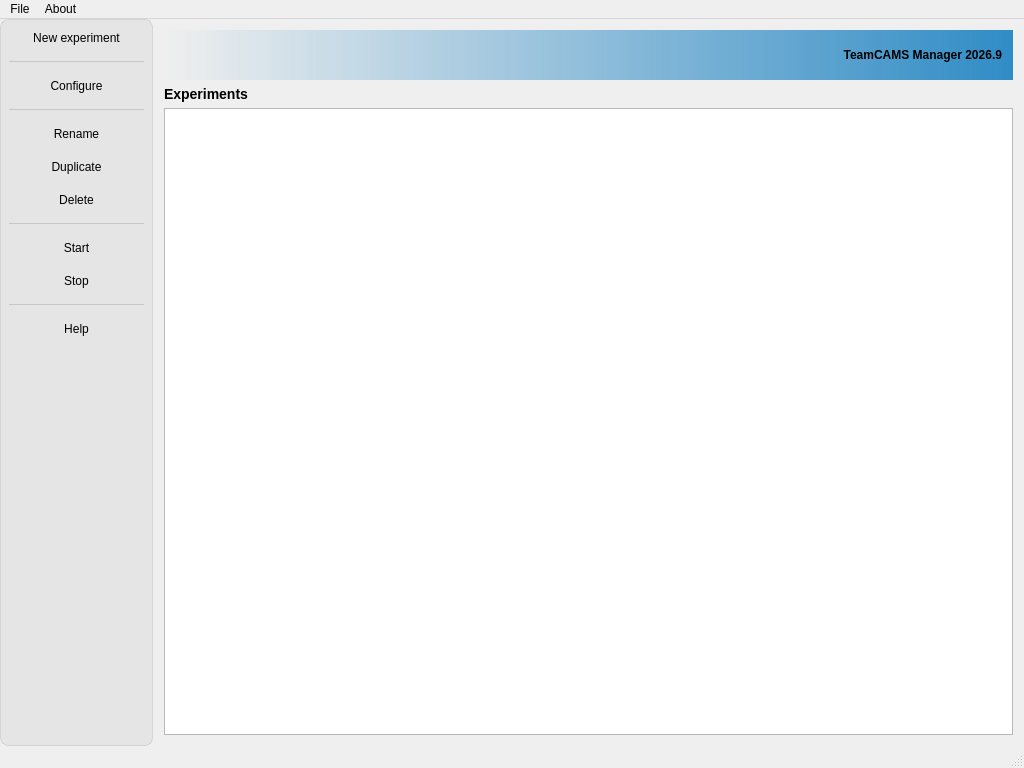
<?xml version="1.0" encoding="UTF-8"?>
<ui version="4.0">
 <class>MainWindow</class>
 <widget class="QMainWindow" name="MainWindow">
  <property name="geometry">
   <rect>
    <x>0</x>
    <y>0</y>
    <width>1024</width>
    <height>768</height>
   </rect>
  </property>
  <property name="windowIcon">
   <iconset resource="../resources.qrc">
    <normaloff>:/images/icon.png</normaloff>:/images/icon.png</iconset>
  </property>
  <widget class="QWidget" name="centralWidget">
   <layout class="QGridLayout" name="gridLayout">
    <item row="2" column="0">
     <widget class="QTableView" name="tableView"/>
    </item>
    <item row="1" column="0">
     <widget class="QLabel" name="label">
      <property name="text">
       <string>&lt;html&gt;&lt;head/&gt;&lt;body&gt;&lt;p&gt;&lt;h3&gt;Experiments&lt;/h3&gt;&lt;/p&gt;&lt;/body&gt;&lt;/html&gt;</string>
      </property>
      <property name="textFormat">
       <enum>Qt::TextFormat::MarkdownText</enum>
      </property>
     </widget>
    </item>
    <item row="0" column="0">
     <widget class="QWidget" name="widget" native="true">
      <property name="minimumSize">
       <size>
        <width>0</width>
        <height>50</height>
       </size>
      </property>
      <property name="styleSheet">
       <string notr="true">    background: qlineargradient(   spread:pad,  x1:0, y1:0, x2:1, y2:0,  stop:0 rgba(0, 0, 0, 0),   stop:1 palette(highlight));</string>
      </property>
      <layout class="QHBoxLayout" name="horizontalLayout">
       <item>
        <widget class="QLabel" name="label_2">
         <property name="font">
          <font>
           <bold>true</bold>
          </font>
         </property>
         <property name="autoFillBackground">
          <bool>false</bool>
         </property>
         <property name="styleSheet">
          <string notr="true">background: transparent;</string>
         </property>
         <property name="text">
          <string>TeamCAMS Manager 2026.9</string>
         </property>
         <property name="scaledContents">
          <bool>true</bool>
         </property>
         <property name="alignment">
          <set>Qt::AlignmentFlag::AlignRight|Qt::AlignmentFlag::AlignTrailing|Qt::AlignmentFlag::AlignVCenter</set>
         </property>
        </widget>
       </item>
      </layout>
     </widget>
    </item>
   </layout>
  </widget>
  <widget class="QMenuBar" name="menuBar">
   <property name="geometry">
    <rect>
     <x>0</x>
     <y>0</y>
     <width>1024</width>
     <height>23</height>
    </rect>
   </property>
   <widget class="QMenu" name="menuExperiments">
    <property name="title">
     <string>File</string>
    </property>
    <addaction name="separator"/>
    <addaction name="actionNew_Experiment"/>
    <addaction name="separator"/>
    <addaction name="actionImport_experiments"/>
    <addaction name="actionExport_experiments"/>
    <addaction name="separator"/>
    <addaction name="actionSettings"/>
    <addaction name="separator"/>
    <addaction name="actionQuit"/>
   </widget>
   <widget class="QMenu" name="menuAbot">
    <property name="title">
     <string>About</string>
    </property>
    <addaction name="actionAbout"/>
    <addaction name="actionHelp"/>
    <addaction name="separator"/>
    <addaction name="actionRun_tests"/>
   </widget>
   <addaction name="menuExperiments"/>
   <addaction name="menuAbot"/>
  </widget>
  <widget class="QToolBar" name="mainToolBar">
   <property name="sizePolicy">
    <sizepolicy hsizetype="Fixed" vsizetype="Preferred">
     <horstretch>0</horstretch>
     <verstretch>0</verstretch>
    </sizepolicy>
   </property>
   <property name="font">
    <font>
     <bold>false</bold>
    </font>
   </property>
   <property name="styleSheet">
    <string notr="true">QToolBar {
    background-color: rgba(128, 128, 128, 0.1); 
    border: 1px solid rgba(128, 128, 128, 0.2);
    border-radius: 8px;
    padding: 4px;
    spacing: 6px;
}


QToolBar QToolButton {
    background-color: transparent;
    border: none;
    border-radius: 4px;
    padding: 6px;
    width: 100%;
   min-width: 130px; 
   padding: 5px;
}

QToolBar QToolButton:hover {
    background-color: rgba(128, 128, 128, 0.25);
}

QToolBar QToolButton:pressed, QToolBar QToolButton:checked {
    background-color: rgba(128, 128, 128, 0.4);
}

QToolBar::separator {
    width: 1px;
    height: 1px;
    background-color: rgba(128, 128, 128, 0.3);
    margin: 4px;
}
</string>
   </property>
   <property name="movable">
    <bool>false</bool>
   </property>
   <property name="toolButtonStyle">
    <enum>Qt::ToolButtonStyle::ToolButtonTextUnderIcon</enum>
   </property>
   <property name="floatable">
    <bool>false</bool>
   </property>
   <attribute name="toolBarArea">
    <enum>LeftToolBarArea</enum>
   </attribute>
   <attribute name="toolBarBreak">
    <bool>false</bool>
   </attribute>
   <addaction name="actionNew_Experiment"/>
   <addaction name="separator"/>
   <addaction name="actionEdit_Experiment"/>
   <addaction name="separator"/>
   <addaction name="actionRename_Experiment"/>
   <addaction name="actionDuplicate_Experiment"/>
   <addaction name="actionDelete_Experiment"/>
   <addaction name="separator"/>
   <addaction name="actionStart"/>
   <addaction name="actionStop"/>
   <addaction name="separator"/>
   <addaction name="actionHelp"/>
  </widget>
  <widget class="QStatusBar" name="statusBar">
   <property name="sizePolicy">
    <sizepolicy hsizetype="Expanding" vsizetype="Preferred">
     <horstretch>0</horstretch>
     <verstretch>0</verstretch>
    </sizepolicy>
   </property>
   <property name="minimumSize">
    <size>
     <width>0</width>
     <height>0</height>
    </size>
   </property>
   <property name="toolTip">
    <string/>
   </property>
   <property name="autoFillBackground">
    <bool>false</bool>
   </property>
   <property name="sizeGripEnabled">
    <bool>true</bool>
   </property>
  </widget>
  <action name="actionOpen_experiment$_manager">
   <property name="text">
    <string>Toggle experiment manager window</string>
   </property>
   <property name="toolTip">
    <string>Show/Hide the experiment manager window</string>
   </property>
  </action>
  <action name="actionQuit">
   <property name="icon">
    <iconset resource="../resources.qrc">
     <normaloff>:/images/system-log-out.png</normaloff>:/images/system-log-out.png</iconset>
   </property>
   <property name="text">
    <string>Quit</string>
   </property>
  </action>
  <action name="actionNew_Experiment">
   <property name="icon">
    <iconset resource="../resources.qrc">
     <normaloff>:/images/list-add.png</normaloff>:/images/list-add.png</iconset>
   </property>
   <property name="text">
    <string>New experiment</string>
   </property>
   <property name="toolTip">
    <string>Create a new experiment</string>
   </property>
  </action>
  <action name="actionEdit_Experiment">
   <property name="icon">
    <iconset resource="../resources.qrc">
     <normaloff>:/images/system-run.png</normaloff>:/images/system-run.png</iconset>
   </property>
   <property name="text">
    <string>Configure</string>
   </property>
   <property name="toolTip">
    <string>View or edit experiment details</string>
   </property>
  </action>
  <action name="actionDelete_Experiment">
   <property name="icon">
    <iconset resource="../resources.qrc">
     <normaloff>:/images/edit-delete.png</normaloff>:/images/edit-delete.png</iconset>
   </property>
   <property name="text">
    <string>Delete</string>
   </property>
   <property name="toolTip">
    <string>Delete selected experiment</string>
   </property>
  </action>
  <action name="actionRename_Experiment">
   <property name="icon">
    <iconset resource="../resources.qrc">
     <normaloff>:/images/File.png</normaloff>:/images/File.png</iconset>
   </property>
   <property name="text">
    <string>Rename</string>
   </property>
   <property name="toolTip">
    <string>Rename selected experiment</string>
   </property>
  </action>
  <action name="actionAbout">
   <property name="text">
    <string>About TeamCAMS</string>
   </property>
  </action>
  <action name="actionStart">
   <property name="icon">
    <iconset resource="../resources.qrc">
     <normaloff>:/images/media-playback-start.png</normaloff>:/images/media-playback-start.png</iconset>
   </property>
   <property name="text">
    <string>Start</string>
   </property>
   <property name="toolTip">
    <string>Start selected experiment</string>
   </property>
  </action>
  <action name="actionStop">
   <property name="icon">
    <iconset resource="../resources.qrc">
     <normaloff>:/images/media-playback-stop.png</normaloff>:/images/media-playback-stop.png</iconset>
   </property>
   <property name="text">
    <string>Stop</string>
   </property>
   <property name="toolTip">
    <string>Stop selected experiment</string>
   </property>
  </action>
  <action name="actionRun_tests">
   <property name="text">
    <string>Run automated tests</string>
   </property>
  </action>
  <action name="actionDuplicate_Experiment">
   <property name="icon">
    <iconset resource="../resources.qrc">
     <normaloff>:/images/Duplicate.png</normaloff>:/images/Duplicate.png</iconset>
   </property>
   <property name="text">
    <string>Duplicate</string>
   </property>
   <property name="toolTip">
    <string>Duplicate selected experiment</string>
   </property>
  </action>
  <action name="actionSettings">
   <property name="text">
    <string>Settings</string>
   </property>
  </action>
  <action name="actionHelp">
   <property name="icon">
    <iconset resource="../resources.qrc">
     <normaloff>:/images/help.png</normaloff>:/images/help.png</iconset>
   </property>
   <property name="text">
    <string>Help</string>
   </property>
   <property name="toolTip">
    <string>Open the help guide</string>
   </property>
   <property name="menuRole">
    <enum>QAction::MenuRole::NoRole</enum>
   </property>
  </action>
  <action name="actionImport_experiments">
   <property name="icon">
    <iconset theme="QIcon::ThemeIcon::DocumentOpen"/>
   </property>
   <property name="text">
    <string>Import experiments</string>
   </property>
   <property name="toolTip">
    <string>Import an experiment list from a file</string>
   </property>
   <property name="menuRole">
    <enum>QAction::MenuRole::NoRole</enum>
   </property>
  </action>
  <action name="actionExport_experiments">
   <property name="icon">
    <iconset theme="QIcon::ThemeIcon::DocumentSave"/>
   </property>
   <property name="text">
    <string>Export experiments</string>
   </property>
   <property name="toolTip">
    <string>Exports the experiment list to a file</string>
   </property>
   <property name="menuRole">
    <enum>QAction::MenuRole::NoRole</enum>
   </property>
  </action>
 </widget>
 <layoutdefault spacing="6" margin="11"/>
 <resources>
  <include location="../resources.qrc"/>
 </resources>
 <connections/>
</ui>
